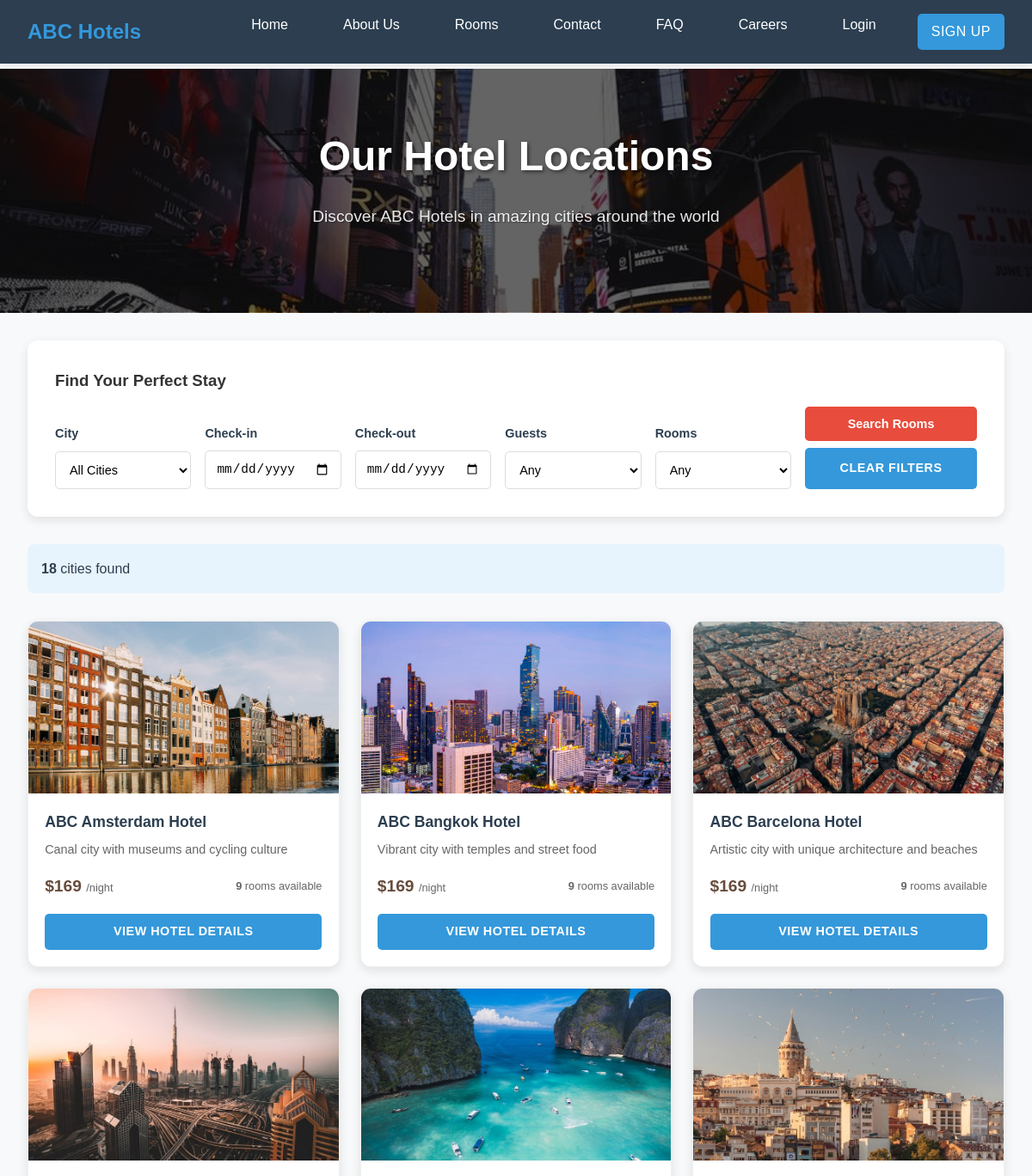
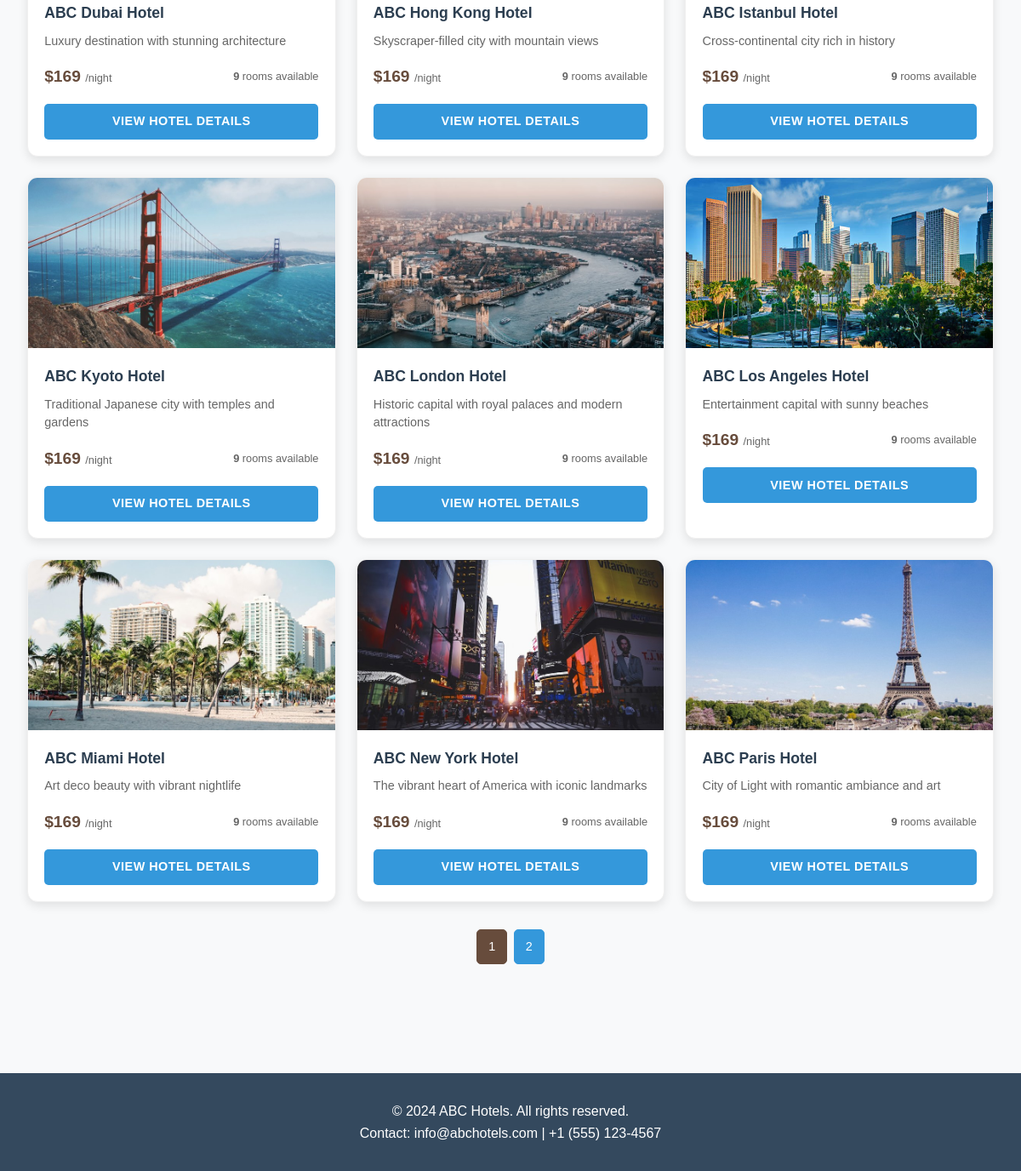
/rooms/, run on the app's committed database (2 pictures, top to bottom).
### hotel/models.py (models this page shows, shortened)
class City(models.Model):
    name = models.CharField(max_length=100)
    description = models.TextField()
    image = models.ImageField(upload_to='cities/', null=True, blank=True)
    is_active = models.BooleanField(default=True)

### hotel/views.py (the view)
# urls.py: path('rooms/', views.room_list, name='room_list'),
def room_list(request):
    all_cities = City.objects.filter(is_active=True).order_by('name')
    selected_city = request.GET.get('city', '')
    selected_check_in = request.GET.get('check_in', '')
    selected_check_out = request.GET.get('check_out', '')
    selected_guests = request.GET.get('guests', '')
    selected_rooms = request.GET.get('rooms', '')
    cities = City.objects.filter(is_active=True)
    if selected_city:
        cities = cities.filter(name__icontains=selected_city)
    cities = cities.annotate(
        room_count=Count('room', filter=Q(room__is_available=True)),
        starting_price=Min('room__room_type__price_per_night')
    ).order_by('name')
    if selected_rooms:
        min_rooms = int(selected_rooms)
        cities = cities.filter(room_count__gte=min_rooms)
    paginator = Paginator(cities, 12)
    page_number = request.GET.get('page')
    cities_page = paginator.get_page(page_number)
    context = {
        'cities': cities_page,
        'all_cities': all_cities,
        'selected_city': selected_city,
        'selected_check_in': selected_check_in,
        'selected_check_out': selected_check_out,
        'selected_guests': selected_guests,
        'selected_rooms': selected_rooms,
    }
    return render(request, 'room_list.html', context)

### templates/room_list.html (shortened to what this page needs)
{% extends 'base.html' %}
{% load static %}
{% block content %}
<section class="hero-section" style="background-image: linear-gradient(rgba(0,0,0,0.6), rgba(0,0,0,0.6)), url('{% static 'images/cities/new_york.jpg' %}');">
  <div class="container">
    <h1 class="hero-title">Our Hotel Locations</h1>
    <p class="hero-subtitle">Discover ABC Hotels in amazing cities around the world</p>
  </div>
</section>
<section style="padding: 2rem 0;">
  <div class="container">
    <div class="filter-section">
      <h3 style="margin-bottom: 1rem;">Find Your Perfect Stay</h3>
      <form method="get" action="{% url 'room_list' %}">
        <div class="filter-grid-single-line">
          <div class="filter-group">
            <label class="filter-label">City</label>
            <select name="city" class="filter-select">
              <option value="">All Cities</option>
            </select>
          </div>
          <div class="filter-group">
            <label class="filter-label">Check-in</label>
            <input type="date" name="check_in" class="filter-input" value="{{ selected_check_in }}">
          </div>
          <div class="filter-group">
            <label class="filter-label">Check-out</label>
            <input type="date" name="check_out" class="filter-input" value="{{ selected_check_out }}">
          </div>
          <div class="filter-group">
            <label class="filter-label">Guests</label>
            <select name="guests" class="filter-select">
              <option value="">Any</option>
            </select>
          </div>
          <div class="filter-group">
            <label class="filter-label">Rooms</label>
            <select name="rooms" class="filter-select">
              <option value="">Any</option>
            </select>
          </div>
          <div class="filter-group button-group">
            <button type="submit" class="filter-btn">Search Rooms</button>
            <a href="{% url 'room_list' %}" class="btn clear-btn">Clear filters</a>
          </div>
        </div>
      </form>
    </div>
    <div class="results-info">
      <div>
        <strong>{{ cities.paginator.count }}</strong> cities found
      </div>
    </div>
    <div class="city-grid-3col">
      {% for city in cities %}
      <div class="city-card-3col">
        <div class="city-image-3col">
          {% if city.image %}
          <img src="{{ city.image.url }}" alt="{{ city.name }}">
          {% endif %}
        </div>
        <div class="city-content-3col">
          <div style="margin-bottom: 0.5rem;">
            <h3 class="city-title-3col" style="color: #2c3e50; margin: 0 0 0.2rem 0; font-size: 1.1rem;">ABC {{ city.name }} Hotel</h3>
          </div>
          <p style="color: #666; margin-bottom: 1rem; line-height: 1.5; font-size: 0.9rem;">{{ city.description|truncatewords:15 }}</p>
          <div style="display: flex; justify-content: space-between; align-items: center; margin-bottom: 1rem;">
            <div>
              <strong style="color: #674c3c; font-size: 1.2rem;">
                {% if city.starting_price %}
                ${{ city.starting_price }}
                {% else %}
                ${% cycle '159' '179' '199' '219' '239' '259' '279' '299' '319' '339' '359' '379' '399' '419' '439' %}
                {% endif %}
              </strong>
              <span style="color: #666; font-size: 0.8rem;"> /night</span>
            </div>
            <div>
              <div style="color: #666; font-size: 0.8rem;">
                <strong>{{ city.room_count }}</strong> rooms available
              </div>
            </div>
          </div>
          <a href="{% url 'city_detail' city.id %}" class="btn" style="width: 100%; text-align: center; padding: 0.6rem; font-size: 0.9rem;">View Hotel Details</a>
        </div>
      </div>
      {% empty %}
      <div style="text-align: center; grid-column: 1 / -1; padding: 3rem;">
        <h3>No cities found matching your criteria.</h3>
        <p>Please try different filter options.</p>
      </div>
      {% endfor %}
    </div>
    {% if cities.paginator.num_pages > 1 %}
    <div class="simple-pagination">
      <div class="page-numbers">
        {% for num in cities.paginator.page_range %}
        {% if cities.number == num %}
        <span class="current-page">{{ num }}</span>
        {% else %}
        <a href="?page={{ num }}" class="page-link">{{ num }}</a>
        {% endif %}
        {% endfor %}
      </div>
    </div>
    {% endif %}
  </div>
</section>
{% endblock %}

### static/css/style.css (style rules this page uses)
:root { --primary-color: #2c3e50; --secondary-color: #3498db; --accent-color: #e74c3c; --light-color: #ecf0f1; --dark-color: #34495e; --success-color: #27ae60; --warning-color: #f39c12; --danger-color: #e74c3c; }
* { margin: 0; padding: 0; box-sizing: border-box; }
body { font-family: 'Segoe UI', Tahoma, Geneva, Verdana, sans-serif; line-height: 1.6; color: #333; background-color: #f8f9fa; }
.container { max-width: 1200px; margin: 0 auto; padding: 0 2rem; }
.hero-section { background: linear-gradient(rgba(0,0,0,0.6), rgba(0,0,0,0.6)), url('https://images.unsplash.com/photo-1566073771259-6a8506099945?ixlib=rb-4.0.3&ixid=M3wxMjA3fDB8MHxwaG90by1wYWdlfHx8fGVufDB8fHx8fA%3D%3D&auto=format&fit=crop&w=1920&q=80'); background-size: cover; background-position: center; color: white; padding: 8rem 0; text-align: center; }
.hero-title { font-size: 3.5rem; margin-bottom: 1rem; font-weight: 700; text-shadow: 2px 2px 4px rgba(0,0,0,0.5); }
.hero-subtitle { font-size: 1.3rem; margin-bottom: 2rem; opacity: 0.9; text-shadow: 1px 1px 2px rgba(0,0,0,0.5); }
.btn { display: inline-block; background: var(--accent-color); color: white; padding: 0.8rem 2rem; text-decoration: none; border-radius: 5px; border: none; cursor: pointer; transition: all 0.3s ease; font-weight: 600; text-transform: uppercase; letter-spacing: 0.5px; }
.filter-section { background: white; padding: 2rem; border-radius: 10px; box-shadow: 0 5px 15px rgba(0,0,0,0.1); margin-bottom: 2rem; }
.filter-group { margin-bottom: 0; }
.filter-label { display: block; margin-bottom: 0.5rem; font-weight: bold; color: var(--primary-color); font-size: 0.9rem; }
.filter-select, .filter-input { width: 100%; padding: 0.8rem; border: 1px solid #ddd; border-radius: 5px; font-size: 1rem; background: white; }
.filter-btn { background: var(--accent-color); color: white; border: none; padding: 0.8rem 1.5rem; border-radius: 5px; cursor: pointer; font-weight: 600; transition: all 0.3s ease; }
.results-info { display: flex; justify-content: between; align-items: center; margin-bottom: 1rem; padding: 1rem; background: #f8f9fa; border-radius: 5px; }

### templates/base.html (style rules this page uses)
* { margin: 0; padding: 0; box-sizing: border-box; }
body { font-family: 'Arial', sans-serif; line-height: 1.6; color: #333; }
.container { max-width: 1200px; margin: 0 auto; padding: 0 2rem; }
.btn { display: inline-block; background: #3498db; color: white; padding: 0.8rem 1.5rem; text-decoration: none; border-radius: 5px; border: none; cursor: pointer; transition: background 0.3s; }

### data on the page
City: image (picture), name "Amsterdam", description "Canal city with museums and cycling culture", starting_price "169", room_count "9"
City: image (picture), name "Bangkok", description "Vibrant city with temples and street food", starting_price "169", room_count "9"
City: image (picture), name "Barcelona", description "Artistic city with unique architecture and beaches", starting_price "169", room_count "9"
City: image (picture), name "Dubai", description "Luxury destination with stunning architecture", starting_price "169", room_count "9"
City: image (picture), name "Hong Kong", description "Skyscraper-filled city with mountain views", starting_price "169", room_count "9"
City: image (picture), name "Istanbul", description "Cross-continental city rich in history", starting_price "169", room_count "9"
City: image (picture), name "Kyoto", description "Traditional Japanese city with temples and gardens", starting_price "169", room_count "9"
City: image (picture), name "London", description "Historic capital with royal palaces and modern attractions", starting_price "169", room_count "9"
City: image (picture), name "Los Angeles", description "Entertainment capital with sunny beaches", starting_price "169", room_count "9"
City: image (picture), name "Miami", description "Art deco beauty with vibrant nightlife", starting_price "169", room_count "9"
City: image (picture), name "New York", description "The vibrant heart of America with iconic landmarks", starting_price "169", room_count "9"
City: image (picture), name "Paris", description "City of Light with romantic ambiance and art", starting_price "169", room_count "9"

### other printed values
{{ cities.paginator.count }} "18"
{{ num }} "1"
{{ num }} "2"
